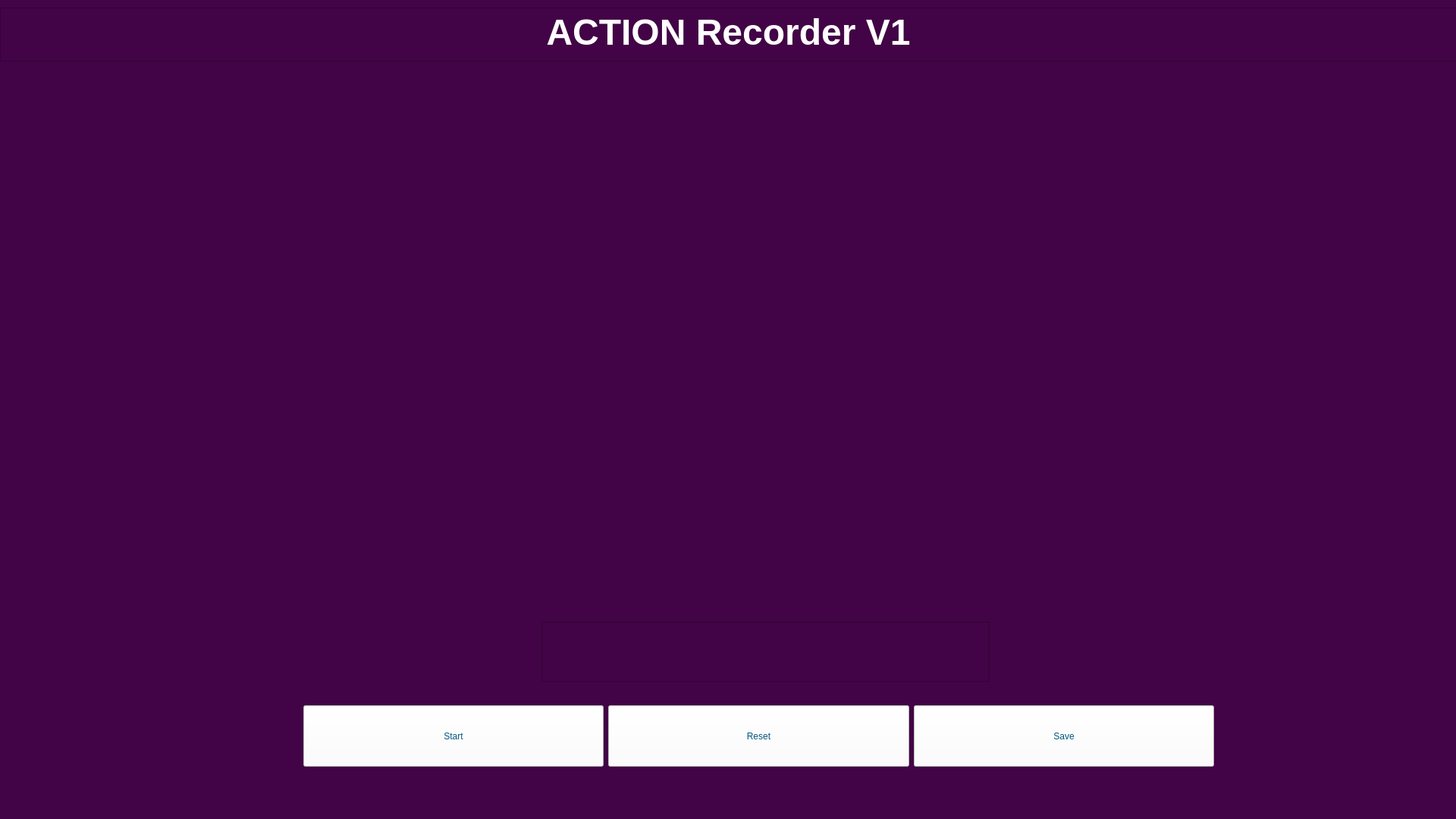
<?xml version="1.0" encoding="UTF-8"?>
<ui version="4.0">
 <class>MainWindow</class>
 <widget class="QMainWindow" name="MainWindow">
  <property name="geometry">
   <rect>
    <x>0</x>
    <y>0</y>
    <width>1920</width>
    <height>1080</height>
   </rect>
  </property>
  <property name="windowTitle">
   <string>MainWindow</string>
  </property>
  <property name="styleSheet">
   <string notr="true">font: 24pt &quot;微软雅黑&quot;;
background-color: rgb(66, 4, 70);
</string>
  </property>
  <widget class="QWidget" name="centralwidget">
   <widget class="QTextBrowser" name="textBrowser">
    <property name="geometry">
     <rect>
      <x>0</x>
      <y>10</y>
      <width>1921</width>
      <height>71</height>
     </rect>
    </property>
    <property name="html">
     <string>&lt;!DOCTYPE HTML PUBLIC &quot;-//W3C//DTD HTML 4.0//EN&quot; &quot;http://www.w3.org/TR/REC-html40/strict.dtd&quot;&gt;
&lt;html&gt;&lt;head&gt;&lt;meta name=&quot;qrichtext&quot; content=&quot;1&quot; /&gt;&lt;style type=&quot;text/css&quot;&gt;
p, li { white-space: pre-wrap; }
&lt;/style&gt;&lt;/head&gt;&lt;body style=&quot; font-family:'微软雅黑'; font-size:24pt; font-weight:400; font-style:normal;&quot;&gt;
&lt;p align=&quot;center&quot; style=&quot; margin-top:0px; margin-bottom:0px; margin-left:0px; margin-right:0px; -qt-block-indent:0; text-indent:0px;&quot;&gt;&lt;span style=&quot; font-size:36pt; font-weight:600; color:#ffffff;&quot;&gt;ACTION Recorder V1&lt;/span&gt;&lt;/p&gt;&lt;/body&gt;&lt;/html&gt;</string>
    </property>
   </widget>
   <widget class="QWidget" name="horizontalLayoutWidget">
    <property name="geometry">
     <rect>
      <x>400</x>
      <y>930</y>
      <width>1201</width>
      <height>81</height>
     </rect>
    </property>
    <layout class="QHBoxLayout" name="horizontalLayout">
     <item>
      <widget class="QPushButton" name="start">
       <property name="sizePolicy">
        <sizepolicy hsizetype="Preferred" vsizetype="Preferred">
         <horstretch>0</horstretch>
         <verstretch>0</verstretch>
        </sizepolicy>
       </property>
       <property name="styleSheet">
        <string notr="true">color: rgb(0, 85, 127);
selection-background-color: rgb(85, 170, 127);
background-color: rgb(255, 255, 255);
border-color: rgb(0, 85, 127);
alternate-background-color: qlineargradient(spread:pad, x1:0, y1:0, x2:1, y2:0, stop:0 rgba(0, 0, 0, 255), stop:1 rgba(255, 255, 255, 255));
alternate-background-color: rgb(0, 85, 127);</string>
       </property>
       <property name="text">
        <string>Start</string>
       </property>
      </widget>
     </item>
     <item>
      <widget class="QPushButton" name="reset">
       <property name="sizePolicy">
        <sizepolicy hsizetype="Preferred" vsizetype="Preferred">
         <horstretch>0</horstretch>
         <verstretch>0</verstretch>
        </sizepolicy>
       </property>
       <property name="styleSheet">
        <string notr="true">color: rgb(0, 85, 127);
selection-background-color: rgb(85, 170, 127);
background-color: rgb(255, 255, 255);
border-color: rgb(0, 85, 127);
alternate-background-color: qlineargradient(spread:pad, x1:0, y1:0, x2:1, y2:0, stop:0 rgba(0, 0, 0, 255), stop:1 rgba(255, 255, 255, 255));
alternate-background-color: rgb(0, 85, 127);</string>
       </property>
       <property name="text">
        <string>Reset</string>
       </property>
      </widget>
     </item>
     <item>
      <widget class="QPushButton" name="save">
       <property name="sizePolicy">
        <sizepolicy hsizetype="Preferred" vsizetype="Preferred">
         <horstretch>0</horstretch>
         <verstretch>0</verstretch>
        </sizepolicy>
       </property>
       <property name="styleSheet">
        <string notr="true">color: rgb(0, 85, 127);
selection-background-color: rgb(85, 170, 127);
background-color: rgb(255, 255, 255);
border-color: rgb(0, 85, 127);
alternate-background-color: qlineargradient(spread:pad, x1:0, y1:0, x2:1, y2:0, stop:0 rgba(0, 0, 0, 255), stop:1 rgba(255, 255, 255, 255));
alternate-background-color: rgb(0, 85, 127);</string>
       </property>
       <property name="text">
        <string>Save</string>
       </property>
      </widget>
     </item>
    </layout>
   </widget>
   <widget class="QTextEdit" name="state_print">
    <property name="geometry">
     <rect>
      <x>714</x>
      <y>820</y>
      <width>591</width>
      <height>79</height>
     </rect>
    </property>
    <property name="sizePolicy">
     <sizepolicy hsizetype="Preferred" vsizetype="Expanding">
      <horstretch>0</horstretch>
      <verstretch>0</verstretch>
     </sizepolicy>
    </property>
    <property name="layoutDirection">
     <enum>Qt::LeftToRight</enum>
    </property>
    <property name="autoFillBackground">
     <bool>false</bool>
    </property>
    <property name="styleSheet">
     <string notr="true">color: rgb(255, 255, 255);
setAlignment:(QtCore.Qt.AlignCenter)</string>
    </property>
    <property name="tabChangesFocus">
     <bool>true</bool>
    </property>
    <property name="html">
     <string>&lt;!DOCTYPE HTML PUBLIC &quot;-//W3C//DTD HTML 4.0//EN&quot; &quot;http://www.w3.org/TR/REC-html40/strict.dtd&quot;&gt;
&lt;html&gt;&lt;head&gt;&lt;meta name=&quot;qrichtext&quot; content=&quot;1&quot; /&gt;&lt;style type=&quot;text/css&quot;&gt;
p, li { white-space: pre-wrap; }
&lt;/style&gt;&lt;/head&gt;&lt;body style=&quot; font-family:'微软雅黑'; font-size:24pt; font-weight:400; font-style:normal;&quot;&gt;
&lt;p align=&quot;center&quot; style=&quot;-qt-paragraph-type:empty; margin-top:0px; margin-bottom:0px; margin-left:0px; margin-right:0px; -qt-block-indent:0; text-indent:0px;&quot;&gt;&lt;br /&gt;&lt;/p&gt;&lt;/body&gt;&lt;/html&gt;</string>
    </property>
   </widget>
  </widget>
  <widget class="QMenuBar" name="menubar">
   <property name="geometry">
    <rect>
     <x>0</x>
     <y>0</y>
     <width>1920</width>
     <height>53</height>
    </rect>
   </property>
  </widget>
 </widget>
 <resources/>
 <connections/>
</ui>
